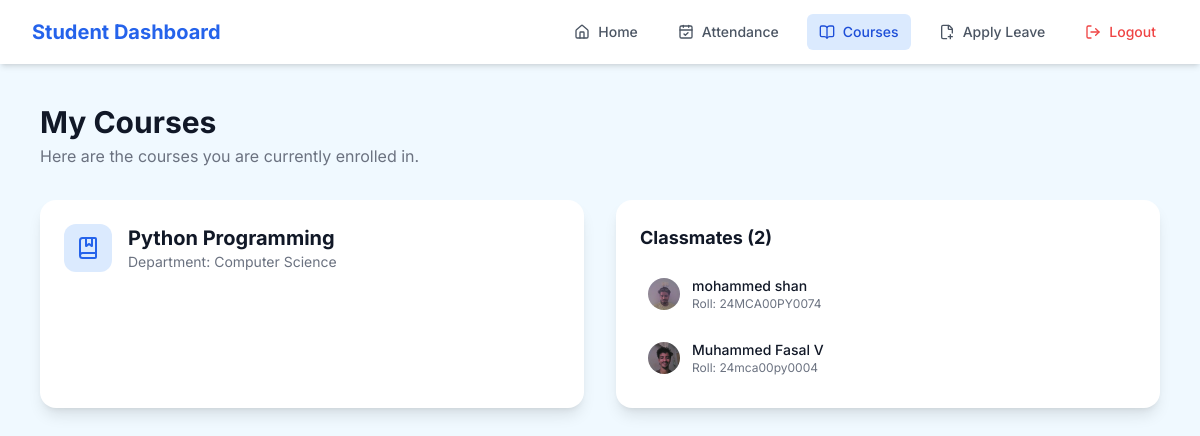
/student/courses/ (signed in), run on the app's committed database.
### core/models.py (models this page shows, shortened)
class Course(models.Model):
    name = models.CharField(max_length=100)
    department = models.ForeignKey(Department, on_delete=models.CASCADE, related_name='courses')
    description = models.TextField(blank=True, null=True)
    is_active = models.BooleanField(default=True)
    class Meta:
        unique_together = ('name', 'department')

class Department(models.Model):
    name = models.CharField(max_length=100, unique=True)
    is_active = models.BooleanField(default=True, help_text="Designates whether this department is currently active.")

class User(AbstractUser):
    is_student = models.BooleanField(default=False)
    is_admin = models.BooleanField(default=False)
    authorized = models.BooleanField(default=False, help_text="Set to true when admin approves the student")
    is_active = models.BooleanField(default=True, help_text="Designates whether this user should be treated as active.") # Added is_active to User model
    name = models.CharField(max_length=200, null=True, blank=True)
    roll_no = models.CharField(max_length=50, unique=True, null=True, blank=True)
    dob = models.DateField(null=True, blank=True)
    contact = models.CharField(max_length=20, null=True, blank=True)
    address = models.TextField(null=True, blank=True)
    mother_name = models.CharField(max_length=200, null=True, blank=True)
    father_name = models.CharField(max_length=200, null=True, blank=True)
    joining_date = models.DateField(null=True, blank=True)
    profile_image = models.ImageField(upload_to='profile_pics/', null=True, blank=True)
    department = models.ForeignKey(Department, on_delete=models.SET_NULL, null=True, blank=True, related_name='students')
    course = models.ForeignKey(Course, on_delete=models.SET_NULL, null=True, blank=True, related_name='students')
    session = models.ForeignKey(Session, on_delete=models.SET_NULL, null=True, blank=True, related_name='students')
    semester = models.ForeignKey(Semester, on_delete=models.SET_NULL, null=True, blank=True, related_name='students')
    face_encoding = models.TextField(blank=True, null=True, help_text="JSON representation of the face encoding.")

### core/views.py (the view)
# urls.py: path('student/courses/', views.courses_view, name='courses'),
@login_required
def courses_view(request):
    if request.user.is_admin:
        courses = Course.objects.select_related('department').all()
        course_stats = []
        for course in courses:
            students = User.objects.filter(course=course, is_student=True)
            active_students = students.filter(is_active=True)
            course_stats.append({
                'course': course,
                'total_students': students.count(),
                'active_students': active_students.count(),
                'inactive_students': students.filter(is_active=False).count(),
                'department': course.department,
                'recent_leaves': LeaveRequest.objects.filter(
                    student__course=course,
                    status='pending'
                ).count()
            })
        context = {
            'course_stats': course_stats,
            'total_courses': len(course_stats),
            'is_admin': True
        }
    else:
        student_course = request.user.course
        if student_course:
            classmates = User.objects.filter(
                course=student_course,
                is_student=True,
                is_active=True
            ).exclude(id=request.user.id)
            context = {
                'course': student_course,
                'department': student_course.department,
                'classmates': classmates,
                'classmate_count': classmates.count(),
                'is_admin': False
            }
        else:
            context = {'course': None, 'is_admin': False}
            messages.warning(request, "You are not enrolled in any course.")
    return render(request, "core/courses.html", context)

### core/templates/core/courses.html (shortened to what this page needs)
{% load static %}
<!DOCTYPE html>
<html lang="en">
<head>
    <script src="https://cdn.tailwindcss.com"></script>
    <link rel="stylesheet" href="https://cdn.jsdelivr.net/npm/sweetalert2@11/dist/sweetalert2.min.css">
</head>
<body class="text-gray-800">
    <div class="flex flex-col min-h-screen">
        <nav class="bg-white shadow-md w-full sticky top-0 z-10">
            <div class="max-w-7xl mx-auto px-4 sm:px-6 lg:px-8">
                <div class="flex items-center justify-between h-16">
                    <div class="flex items-center">
                        <a href="{% url 'student_dashboard' %}" class="flex-shrink-0 text-xl font-bold text-blue-600">
                           Student Dashboard
                        </a>
                    </div>
                    <div class="hidden md:flex items-center space-x-4">
                        <a href="{% url 'student_dashboard' %}" class="text-gray-600 hover:bg-gray-100 hover:text-gray-900 px-3 py-2 rounded-md text-sm font-medium flex items-center">
                            <i data-lucide="home" class="w-4 h-4 mr-2"></i> Home
                        </a>
                        <a href="{% url 'attendance' %}" class="text-gray-600 hover:bg-gray-100 hover:text-gray-900 px-3 py-2 rounded-md text-sm font-medium flex items-center">
                           <i data-lucide="calendar-check" class="w-4 h-4 mr-2"></i> Attendance
                        </a>
                        <a href="{% url 'courses' %}" class="bg-blue-100 text-blue-700 px-3 py-2 rounded-md text-sm font-medium flex items-center">
                             <i data-lucide="book-open" class="w-4 h-4 mr-2"></i> Courses
                        </a>
                        <a href="{% url 'apply_leave' %}" class="text-gray-600 hover:bg-gray-100 hover:text-gray-900 px-3 py-2 rounded-md text-sm font-medium flex items-center">
                            <i data-lucide="file-plus-2" class="w-4 h-4 mr-2"></i> Apply Leave
                        </a>
                        <form method="POST" action="{% url 'logout' %}">
                            <button type="submit" class="text-red-500 hover:bg-red-100 hover:text-red-700 px-3 py-2 rounded-md text-sm font-medium flex items-center">
                                <i data-lucide="log-out" class="w-4 h-4 mr-2"></i> Logout
                            </button>
                        </form>
                    </div>
                </div>
            </div>
        </nav>
        <main class="flex-1 p-6 lg:p-10">
            <div class="max-w-7xl mx-auto">
                <header class="mb-8">
                    <h1 class="text-3xl font-bold text-gray-900">My Courses</h1>
                    <p class="text-gray-500 mt-1">Here are the courses you are currently enrolled in.</p>
                </header>
                {% if is_admin %}
                    <div class="grid grid-cols-1 md:grid-cols-2 lg:grid-cols-3 gap-8">
                        {% for course_stat in course_stats %}
                        <div class="bg-white p-6 rounded-2xl shadow-lg hover:shadow-xl transition-shadow duration-300 flex flex-col">
                            <div class="flex-shrink-0">
                                <div class="w-12 h-12 bg-blue-100 rounded-xl flex items-center justify-center">
                                    <i data-lucide="book-marked" class="w-6 h-6 text-blue-600"></i>
                                </div>
                            </div>
                            <div class="flex-grow mt-4">
                                <h3 class="text-xl font-bold text-gray-900">{{ course_stat.course.name }}</h3>
                                <p class="text-sm text-gray-500 mt-2">
                                    <strong>Department:</strong> {{ course_stat.department.name }}
                                </p>
                                <p class="text-sm text-gray-500 mt-1">
                                    <strong>Active Students:</strong> {{ course_stat.active_students }}
                                </p>
                                <p class="text-sm text-gray-500 mt-1">
                                    <strong>Pending Leaves:</strong> {{ course_stat.recent_leaves }}
                                </p>
                            </div>
                        </div>
                        {% empty %}
                        <div class="col-span-1 md:col-span-2 lg:col-span-3 bg-white p-8 rounded-2xl shadow-lg text-center text-gray-500">
                            <p>No courses have been created yet.</p>
                        </div>
                        {% endfor %}
                    </div>
                {% else %}
                    {% if course %}
                    <div class="grid grid-cols-1 lg:grid-cols-2 gap-8">
                        <div class="bg-white p-6 rounded-2xl shadow-lg">
                            <div class="flex items-center mb-4">
                                <div class="w-12 h-12 bg-blue-100 rounded-xl flex items-center justify-center mr-4">
                                    <i data-lucide="book-marked" class="w-6 h-6 text-blue-600"></i>
                                </div>
                                <div>
                                    <h3 class="text-xl font-bold text-gray-900">{{ course.name }}</h3>
                                    <p class="text-sm text-gray-500">Department: {{ department.name }}</p>
                                </div>
                            </div>
                        </div>
                        <div class="bg-white p-6 rounded-2xl shadow-lg">
                            <h3 class="text-lg font-bold text-gray-900 mb-4">Classmates ({{ classmate_count }})</h3>
                            <div class="space-y-3 max-h-64 overflow-y-auto">
                                {% for classmate in classmates %}
                                <div class="flex items-center space-x-3 p-2 rounded-lg hover:bg-gray-50">
                                    {% if classmate.profile_image %}
                                        <img src="{{ classmate.profile_image.url }}" class="w-8 h-8 rounded-full object-cover" alt="Profile">
                                    {% else %}
                                        <div class="w-8 h-8 bg-gray-200 rounded-full flex items-center justify-center">
                                            <span class="text-xs font-medium text-gray-600">{{ classmate.name|first|default:'?' }}</span>
                                        </div>
                                    {% endif %}
                                    <div>
                                        <p class="text-sm font-medium text-gray-900">{{ classmate.name }}</p>
                                        <p class="text-xs text-gray-500">Roll: {{ classmate.roll_no }}</p>
                                    </div>
                                </div>
                                {% empty %}
                                <p class="text-sm text-gray-500">No other students in your course yet.</p>
                                {% endfor %}
                            </div>
                        </div>
                    </div>
                    {% endif %}
                {% endif %}
            </div>
        </main>
    </div>
</body>
</html>

### core/templates/core/courses.html (style rules this page uses)
body { font-family: 'Inter', sans-serif; background-color: #f0f9ff; }

### data on the page
Course: name "Python Programming"
Department: name "Computer Science"
User: profile_image (picture), name "mohammed shan", roll_no "24MCA00PY0074"
User: profile_image (picture), name "Muhammed Fasal V", roll_no "24mca00py0004"

### other printed values
{{ classmate_count }} "2"
